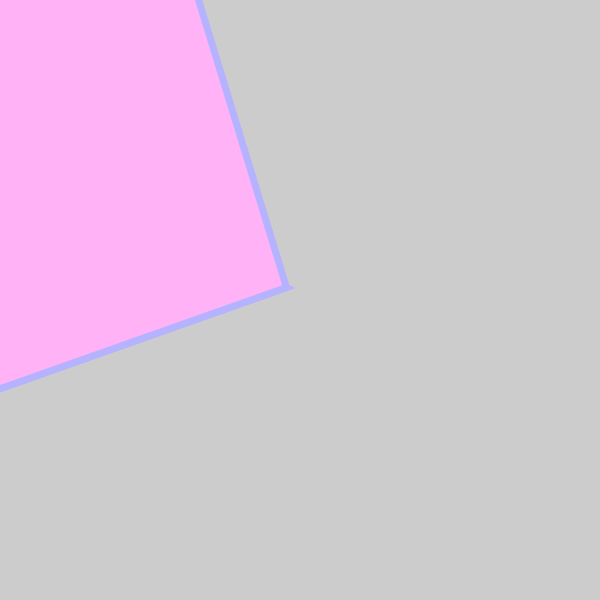
Frame 1 (no input)
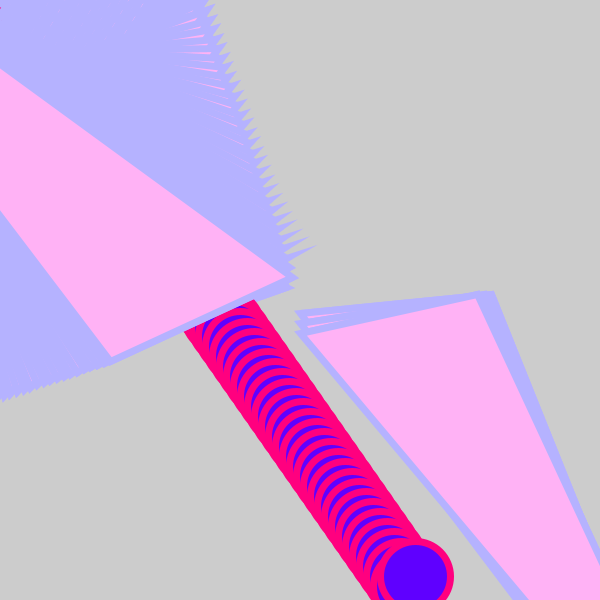
Frame 60 (the mouse pressed at the canvas centre just before this capture)
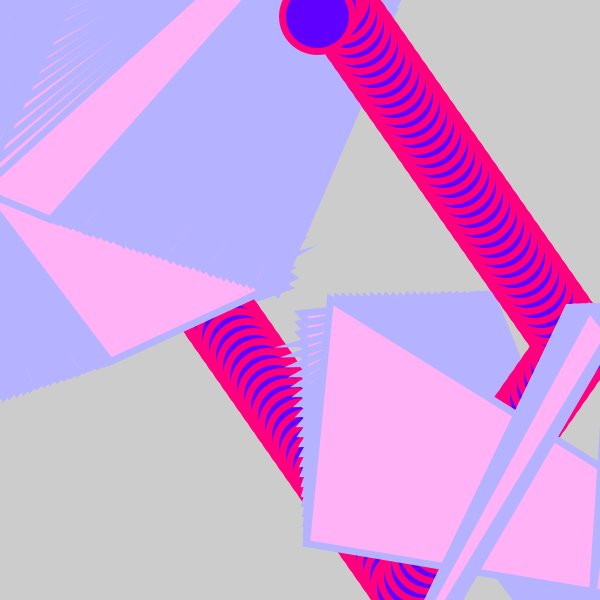
Frame 120 (the mouse held since frame 60 and released just before this capture)

The Processing sketch that drew these frames (run headless with seeded random() and noise(); from frame 60 on, the mouse is pressed at the canvas centre):

// Processing sketch: processing_144900
// ── processing_144900.pde

// Konkuk University
 // Department of Dynamic Media
 // SOS iDesign
// Name: Your Name
 // ID: Your ID number
 float G = 100;
 float R = 0;
 
 
 float speed = 0;
 float gravity = 0.1;
 
float c1 = #FAED7D;
float c2 = #CCA63D;
float c3 = #5F00FF;
float c1a = #FAED7D;
float c2b = #CCA63D;
float c3c = #5F00FF;
int x = 2;
int y = 6;
int xspeed = 7;
int yspeed = 10;
void setup() {
  colorMode(RGB, 0);
  size(600,600);
  smooth();
}
void draw() {
  //background(600);
  fill( #5F00FF);
  stroke( #5F00FF);
  ellipse(x, y, 50, 50);
  stroke(#FF007F);
  ellipse(x, y, 70, 70);
  
  G = G + speed;
  
  speed = speed + gravity;
  if (y> height){
    speed = speed * -0.95;
  }
 
  // Add the current speed to the x location.
  x = x + xspeed ;
  y = y + yspeed  ;
  
  if ((x > width-30) || (x < 0)) {
    xspeed = xspeed * -1;
  }
   if ((y > height-20) || (y < 0)) {
    yspeed = yspeed * -1;
    
  }
  
 
 
translate(width/2, height/2);
rotate(yspeed/7.0);
 rotate(xspeed/5.0);
  stroke(#B5B2FF);
  strokeWeight(7);
 
  fill(c2, #B2EBF4, c1, 0);
  quad(x,y,width-x,0,0,height-y,width-x,height-y);
  fill(#FFB2F5);
  quad(x,y,0,height-y,width-x,0,x,y);
  fill(#FFE08C);
}
 
 
